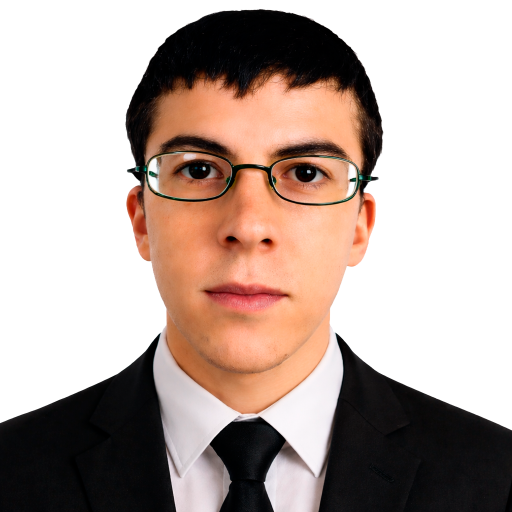
#> input picture 1.png, 1024 x 1024 px (shown at 1/2 size)
$ python web_mopsyan_sysan.py
#> lines starting #> are read from the running program, lines starting #| are printed output that depends on the picture
#> (the call stopped at in list_input_devices, `devices = sd.query_devices()`: sounddevice is not available in this run)
#> in load_rgba, image is the input picture: PIL image 1024x1024 RGBA; mean R, G, B, A 183, 165.9, 158.4, 137.9
### scene_renderer.py
from __future__ import annotations

import io
import math
import os
import time
from dataclasses import dataclass
from pathlib import Path

from PIL import Image, ImageColor, ImageDraw, ImageFilter, ImageFont, ImageOps

from constants import ANCHORS, CHROMA_DEFAULT


SCENE_STYLE_PALETTES: dict[str, dict[str, tuple[int, int, int]]] = {
    "Кибер-пульс": {
        "accent": (99, 231, 255),
        "accent2": (255, 102, 169),
        "accent3": (255, 210, 120),
        "line": (88, 156, 255),
        "shadow": (7, 10, 18),
        "top": (7, 15, 32),
        "bottom": (16, 28, 54),
    },
    "Аврора": {
        "accent": (125, 255, 230),
        "accent2": (127, 165, 255),
        "accent3": (219, 126, 255),
        "line": (127, 215, 255),
        "shadow": (5, 16, 20),
        "top": (6, 24, 28),
        "bottom": (17, 39, 50),
    },
    "Нуар": {
        "accent": (240, 203, 133),
        "accent2": (123, 176, 255),
        "accent3": (255, 120, 120),
        "line": (153, 170, 194),
        "shadow": (8, 10, 14),
        "top": (18, 20, 28),
        "bottom": (10, 12, 18),
    },
    "Сансет": {
        "accent": (255, 142, 107),
        "accent2": (255, 204, 110),
        "accent3": (255, 117, 171),
        "line": (255, 185, 110),
        "shadow": (22, 10, 14),
        "top": (54, 22, 34),
        "bottom": (20, 10, 18),
    },
    "Найт-грид": {
        "accent": (95, 241, 255),
        "accent2": (255, 92, 196),
        "accent3": (146, 116, 255),
        "line": (67, 196, 255),
        "shadow": (7, 10, 19),
        "top": (4, 10, 30),
        "bottom": (13, 20, 46),
    },
    "Арена-core": {
        "accent": (255, 92, 92),
        "accent2": (85, 220, 255),
        "accent3": (255, 211, 92),
        "line": (164, 196, 255),
        "shadow": (8, 10, 17),
        "top": (15, 18, 30),
        "bottom": (10, 12, 22),
    },
    "Лаунж": {
        "accent": (126, 239, 214),
        "accent2": (255, 197, 124),
        "accent3": (126, 179, 255),
        "line": (104, 230, 255),
        "shadow": (8, 15, 24),
        "top": (7, 28, 38),
        "bottom": (11, 21, 33),
    },
    "Пейпер": {
        "accent": (194, 111, 83),
        "accent2": (80, 133, 121),
        "accent3": (227, 173, 105),
        "line": (120, 98, 89),
        "shadow": (47, 35, 28),
        "top": (214, 198, 178),
        "bottom": (188, 170, 150),
    },
}


def mix_rgb(left: tuple[int, int, int], right: tuple[int, int, int], ratio: float) -> tuple[int, int, int]:
    ratio = max(0.0, min(1.0, ratio))
    return tuple(int(a + (b - a) * ratio) for a, b in zip(left, right))


@dataclass
class SceneRenderParams:
    bg_mode: str
    bg_color: str
    anchor_label: str
    scale_percent: float
    margin_x: float
    margin_y: float
    current_frame: str
    speaking_energy: float
    scene_style: str
    preset_label: str
    moment_label: str
    show_scene_frame: bool
    show_scene_label: bool
    show_scene_ribbon: bool


class SceneRenderer:
    def __init__(self) -> None:
        self.images: dict[str, Image.Image | None] = {
            "idle": None,
            "talk_a": None,
            "talk_b": None,
        }
        self.background: Image.Image | None = None
        self._font_cache: dict[tuple[int, bool], ImageFont.ImageFont] = {}

    # [22 lines left out: function ui_font, not called in this run]

    def defringe_alpha(self, image: Image.Image) -> Image.Image:
        rgba = image.convert("RGBA")
        pixels = rgba.load()
        width, height = rgba.size

        for y in range(height):
            for x in range(width):
                red, green, blue, alpha = pixels[x, y]
                if alpha <= 0 or alpha >= 255:
                    continue

                coverage = alpha / 255.0
                red = int(max(0, min(255, (red - 255 * (1.0 - coverage)) / coverage)))
                green = int(max(0, min(255, (green - 255 * (1.0 - coverage)) / coverage)))
                blue = int(max(0, min(255, (blue - 255 * (1.0 - coverage)) / coverage)))
                pixels[x, y] = (red, green, blue, alpha)

        alpha_channel = rgba.getchannel("A").filter(ImageFilter.MinFilter(5))
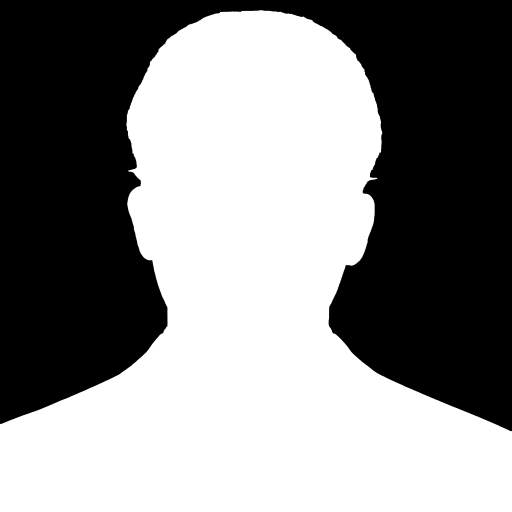
#> alpha_channel: PIL image 1024x1024 L (shown at 1/2 size); min 0, max 255, mean 136.3
        rgba.putalpha(alpha_channel)
        return rgba

    def load_rgba(self, path_text: str) -> Image.Image | None:
        text = path_text.strip()
        if not text:
            return None
        path = Path(text)
        if not path.exists():
            raise FileNotFoundError(f"Файл не найден: {path}")
        with Image.open(path) as image:
            rgba = image.convert("RGBA").copy()
            return self.defringe_alpha(rgba)

    def load_assets(self, image_paths: dict[str, str], background_path: str) -> list[str]:
        errors: list[str] = []

        for key in self.images:
            try:
                self.images[key] = self.load_rgba(image_paths[key])
            except Exception as error:
                self.images[key] = None
                errors.append(f"{key}: {error}")
#> pass 2 of the loop in load_assets, `for key in self.images:`:
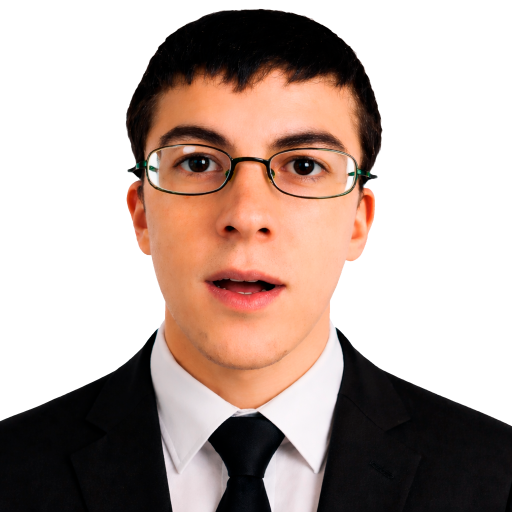
#> input picture 2.png, 1024 x 1024 px (shown at 1/2 size)
#> in load_rgba, image is the input picture: PIL image 1024x1024 RGBA; mean R, G, B, A 183.6, 165.8, 158.5, 138.9
#> in defringe_alpha (call 2), `alpha_channel = rgba.getchannel("A").filter(ImageFilter.MinFilter(5))`:
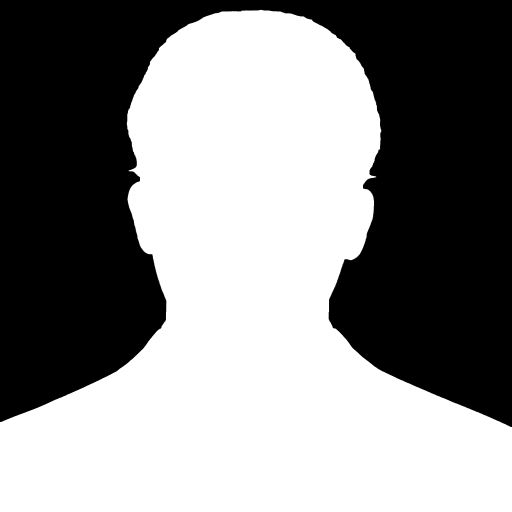
#> alpha_channel: PIL image 1024x1024 L (shown at 1/2 size); min 0, max 255, mean 137.3
#> pass 3 of the loop in load_assets, `for key in self.images:`:
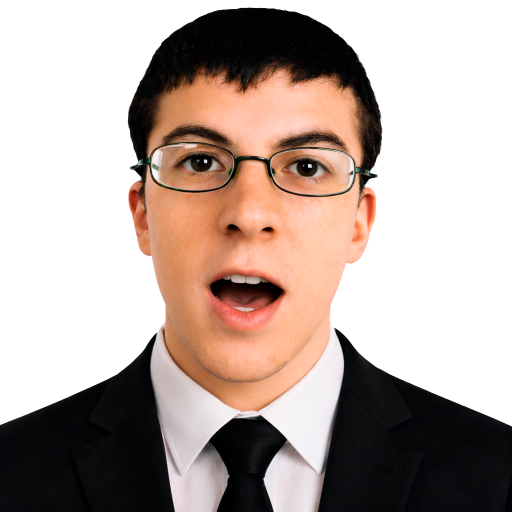
#> input picture 3.png, 1024 x 1024 px (shown at 1/2 size)
#> in load_rgba, image is the input picture: PIL image 1024x1024 RGBA; mean R, G, B, A 183, 167.4, 160.4, 138.3
#> in defringe_alpha (call 3), `alpha_channel = rgba.getchannel("A").filter(ImageFilter.MinFilter(5))`:
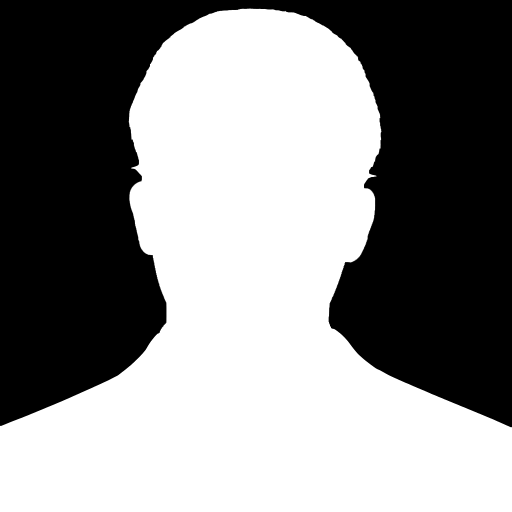
#> alpha_channel: PIL image 1024x1024 L (shown at 1/2 size); min 0, max 255, mean 136.7

        try:
            self.background = self.load_rgba(background_path)
        except Exception as error:
            self.background = None
            if background_path.strip():
                errors.append(f"background: {error}")

        return errors

    # [5 lines left out: function safe_rgb, not called in this run]

    def style_palette(self, style_name: str) -> dict[str, tuple[int, int, int]]:
        return dict(SCENE_STYLE_PALETTES.get(style_name, SCENE_STYLE_PALETTES["Кибер-пульс"]))

    def avatar_pos(
        self,
        scene_size: tuple[int, int],
        avatar_size: tuple[int, int],
        anchor_label: str,
        margin_x: float,
        margin_y: float,
    ) -> tuple[int, int]:
        width, height = scene_size
        avatar_w, avatar_h = avatar_size
        mx = int(margin_x)
        my = int(margin_y)
        anchor = ANCHORS.get(anchor_label, "right")

        if anchor == "left":
            x, y = mx, height - avatar_h - my
        elif anchor == "center":
            x, y = (width - avatar_w) // 2, (height - avatar_h) // 2
        else:
            x, y = width - avatar_w - mx, height - avatar_h - my

        return max(0, x), max(0, y)

    # [298 lines left out: functions vertical_gradient, blurred_blob, atmospheric_overlay, avatar_halo, signal_ribbon, scene_chrome, not called in this run]

    def build_scene(self, size: tuple[int, int], params: SceneRenderParams) -> Image.Image:
#> called with size = (1280, 720)
        width, height = max(320, size[0]), max(240, size[1])
        speaking = params.current_frame != "idle"
        energy = max(0.0, min(1.0, params.speaking_energy))
        palette = self.style_palette(params.scene_style)

        if params.bg_mode == "transparent":
            scene = Image.new("RGBA", (width, height), (0, 0, 0, 0))
#> scene: PIL image 1280x720 RGBA; every value is 0
        elif params.bg_mode == "image" and self.background is not None:
            scene = ImageOps.fit(self.background, (width, height), method=Image.LANCZOS)
            tint = self.vertical_gradient(
                (width, height),
                mix_rgb(palette["top"], palette["accent"], 0.16),
                mix_rgb(palette["bottom"], palette["accent2"], 0.18),
            )
            tint.putalpha(96)
            scene.alpha_composite(tint)
            scene.alpha_composite(self.atmospheric_overlay((width, height), palette, speaking, energy))
        else:
            bg_rgb = self.safe_rgb(params.bg_color)
            scene = self.vertical_gradient(
                (width, height),
                mix_rgb(bg_rgb, palette["top"], 0.14),
                mix_rgb(bg_rgb, palette["bottom"], 0.22),
            )
            scene.alpha_composite(self.atmospheric_overlay((width, height), palette, speaking, energy))

        avatar = self.images.get(params.current_frame)
        if avatar is None:
            return scene

        phase = time.monotonic()
        idle_breath = math.sin(phase * 1.65) * 0.018
        talk_bounce = math.sin(phase * 9.4) * (0.026 + energy * 0.05) if speaking else 0.0
        scale_mul = 1.0 + idle_breath + talk_bounce

        avatar = ImageOps.contain(
            avatar,
            (
                max(100, int(width * 0.62 * scale_mul)),
                max(100, int(height * (params.scale_percent / 100.0) * scale_mul)),
            ),
            Image.LANCZOS,
        )
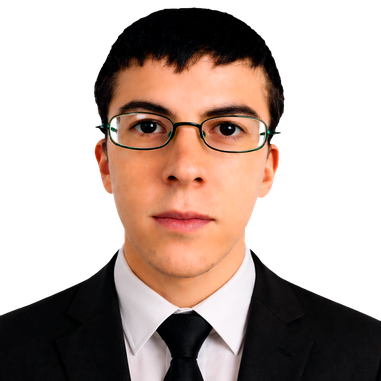
#> avatar: PIL image 381x381 RGBA; mean R, G, B, A 66, 48.8, 41.2, 136.3; transparent parts drawn white

        tilt = math.sin(phase * 4.2) * (2.6 + energy * 4.6) if speaking else math.sin(phase * 1.15) * 0.9
        avatar = avatar.rotate(tilt, resample=Image.BICUBIC, expand=True)
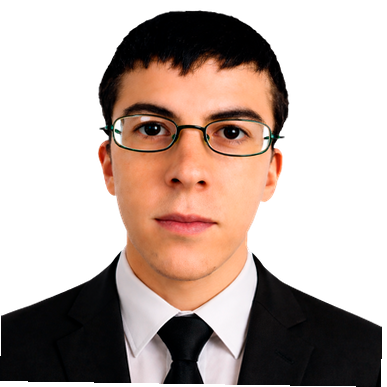
#> avatar: PIL image 387x387 RGBA; mean R, G, B, A 63.7, 46.9, 39.6, 132.1; transparent parts drawn white

        x, y = self.avatar_pos((width, height), avatar.size, params.anchor_label, params.margin_x, params.margin_y)
        y = max(0, y - int((4 + energy * 18) * abs(math.sin(phase * 3.15))))
        center = (x + avatar.size[0] // 2, y + avatar.size[1] // 2)

        floor = Image.new("RGBA", (width, height), (0, 0, 0, 0))
        floor_draw = ImageDraw.Draw(floor)
        floor_w = int(avatar.size[0] * 0.88)
        floor_h = max(32, int(avatar.size[1] * 0.12))
        floor_box = (
            center[0] - floor_w // 2,
            y + avatar.size[1] - floor_h // 2,
            center[0] + floor_w // 2,
            y + avatar.size[1] + floor_h // 2,
        )
        floor_draw.ellipse(floor_box, fill=palette["shadow"] + (110 if params.bg_mode == "transparent" else 146,))
        floor_draw.ellipse(
            (
                floor_box[0] + 22,
                floor_box[1] + 8,
                floor_box[2] - 22,
                floor_box[3] - 4,
            ),
            fill=palette["accent"] + (28,),
        )
        scene.alpha_composite(floor.filter(ImageFilter.GaussianBlur(22)))

        alpha = avatar.getchannel("A").filter(ImageFilter.GaussianBlur(18))
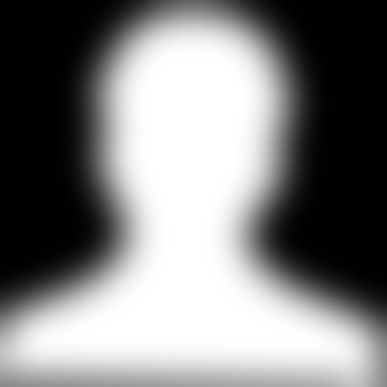
#> alpha: PIL image 387x387 L; min 0, max 255, mean 128.6
        shadow = Image.new("RGBA", avatar.size, (0, 0, 0, 0))
#> shadow: PIL image 387x387 RGBA; every value is 0
        shadow.putalpha(alpha.point(lambda value: int(value * (0.18 if params.bg_mode == "transparent" else 0.34))))
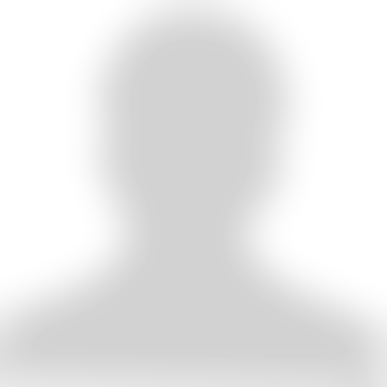
#> shadow: PIL image 387x387 RGBA; mean R, G, B, A 0, 0, 0, 22.7; transparent parts drawn white
        scene.alpha_composite(shadow, (x + 16, y + 18))
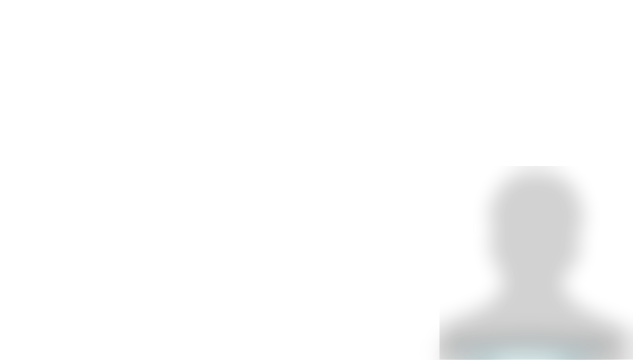
#> scene: PIL image 1280x720 RGBA (shown at 1/2 size); mean R, G, B, A 0.3, 0.9, 0.9, 4.3; transparent parts drawn white

        if params.show_scene_ribbon and params.bg_mode != "color":
            scene.alpha_composite(
                self.signal_ribbon((width, height), params.anchor_label, palette, energy, params.moment_label)
            )

        scene.alpha_composite(avatar, (x, y))
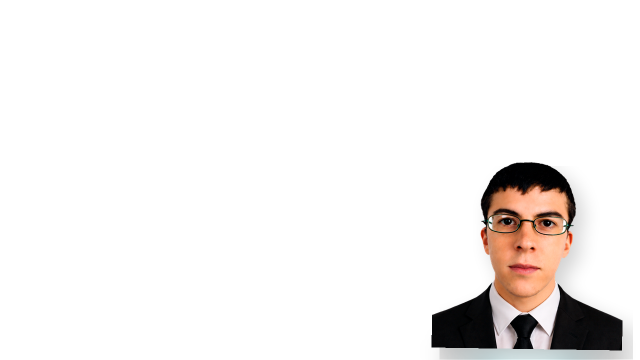
#> scene: PIL image 1280x720 RGBA (shown at 1/2 size); mean R, G, B, A 10.5, 8.1, 7, 22.3; transparent parts drawn white

        if params.bg_mode == "image":
            flare = self.blurred_blob(
                (width, height),
                (
                    int(width * 0.72),
                    int(height * -0.12),
                    int(width * 1.08),
                    int(height * 0.32),
                ),
                palette["accent3"],
                18,
                52,
            )
            scene.alpha_composite(flare)

        if params.show_scene_frame or params.show_scene_label:
            scene.alpha_composite(
                self.scene_chrome(
                    (width, height),
                    palette,
                    params.preset_label,
                    params.moment_label,
                    params.bg_mode,
                    show_frame=params.show_scene_frame,
                    show_label=params.show_scene_label,
                )
            )

        return scene

    # [12 lines left out: function preview_checker, not called in this run]

    def image_to_png_bytes(self, image: Image.Image) -> bytes:
        buffer = io.BytesIO()
        image.save(buffer, format="PNG")
        return buffer.getvalue()

### web_runtime.py
from __future__ import annotations

from html import escape
import json
import mimetypes
import threading
import time
import webbrowser
from dataclasses import dataclass, replace
from http.server import BaseHTTPRequestHandler, ThreadingHTTPServer
from pathlib import Path
from urllib.parse import urlparse

from audio_monitor import AudioMonitor, InputDevice, list_input_devices
from chat_overlay import build_chat_config, build_chat_overlay_html, build_overlay_html
from constants import (
    APP_TITLE,
    CHAT_SIDE_OPTIONS,
    HANG_SECONDS,
    INTERNET_PRESET_OPTIONS,
    INTERNET_PRESET_PACKS,
    OVERLAY_PORT_START,
    POLL_MS,
    SCENE_PRESETS,
    SCENE_STYLE_OPTIONS,
    STREAM_MOMENT_OPTIONS,
)
from overlay_server import OverlayState
from scene_renderer import SceneRenderParams, SceneRenderer
from utils import (
    clamp,
    default_image_path,
    extract_twitch_channel,
    normalize_tune2live_url,
    parse_int,
    portable_media_path,
    resolve_media_path,
    user_data_dir,
)


# [8 lines left out: function coerce_bool, not called in this run]


@dataclass(slots=True)
class StaticResponse:
    content: bytes
    content_type: str


# [229 lines left out: function build_tune2live_embed_html, not called in this run]


class WebRuntime:
    def __init__(self, host: str = "127.0.0.1") -> None:
        self.host = host
        self.base_dir = Path(__file__).resolve().parent
        self.web_dir = self.base_dir / "web"
        self.assets_dir = self.base_dir / "assets"
        self.settings_path = user_data_dir(APP_TITLE) / "settings.json"

        self.lock = threading.RLock()
        self.stop_event = threading.Event()
        self.session_id = str(int(time.time() * 1000))

        self.monitor = AudioMonitor()
        self.renderer = SceneRenderer()
        self.overlay_state = OverlayState()

        self.server: WebHTTPServer | None = None
        self.server_thread: threading.Thread | None = None
        self.loop_thread: threading.Thread | None = None
        self.overlay_port = 0

        self.device_map: dict[str, InputDevice] = {}
        self.device_labels: list[str] = []
        self.device_label = ""

        self.image_paths = {
            "idle": portable_media_path(self.base_dir, default_image_path(self.base_dir, "1.png")),
            "talk_a": portable_media_path(self.base_dir, default_image_path(self.base_dir, "2.png")),
            "talk_b": portable_media_path(self.base_dir, default_image_path(self.base_dir, "3.png")),
        }
        self.bg_path = ""
        self.threshold = 12.0

        self.bg_mode = "transparent"
        self.bg_color = "#00FF66"
        self.preset_label = "1280 x 720 (HD)"
        self.scene_style = "Кибер-пульс"
        self.width_text = "1280"
        self.height_text = "720"
        self.anchor_label = "Справа снизу"
        self.scale_percent = 58.0
        self.margin_x = 26.0
        self.margin_y = 18.0
        self.show_scene_frame = False
        self.show_scene_label = False
        self.show_scene_ribbon = False

        self.chat_style = "Ручной"
        self.chat_side = "Справа"
        self.chat_width_percent = 31.0
        self.chat_url = ""
        self.chat_auth_user = ""
        self.chat_auth_token = ""
        self.chat_compact_mode = True
        self.chat_reveal_only = True
        self.chat_font_family = 'Manrope, "Segoe UI", sans-serif'
        self.chat_title_font_family = 'Unbounded, Manrope, sans-serif'
        self.chat_accent = "#74E7FF"
        self.chat_accent2 = "#FF66C7"
        self.chat_accent3 = "#FFC970"
        self.chat_text_color = "#F5FBFF"
        self.chat_muted_color = "#B4C7DD"
        self.chat_panel_color = "#132033"
        self.chat_panel_opacity = 62.0
        self.chat_panel_color_secondary = "#1C2A42"
        self.chat_panel_secondary_opacity = 92.0
        self.chat_message_color = "#18263A"
        self.chat_message_opacity = 88.0
        self.chat_message_size = 20.0
        self.chat_shell_radius = 34.0
        self.chat_bubble_radius = 24.0
        self.tune_player_url = ""
        self.tune_queue_url = ""
        self.tune_dock_url = ""
        self.tune_auto_mode = "off"
        self.tune_auto_threshold = 18.0
        self.tune_auto_floor = 35.0
        self.tune_auto_release_ms = 900
        self.tune_auto_player = True
        self.tune_auto_queue = True
        self.tune_auto_dock = False
        self.internet_pack = "Ночной грид"
        self.stream_moment = "Геймплей"
        self.preset_note = ""

        self.scene_size_cache = SCENE_PRESETS[self.preset_label]
        self.current_frame = "idle"
        self.talk_frame = "talk_a"
        self.last_voice = 0.0
        self.last_anim = 0.0
        self.last_level_value = 0.0
        self.last_render_level = 0.0
        self.last_visual_refresh = 0.0
        self.frame_version = 0
        self.chat_twitch_channel = ""
        self.chat_overlay_config_cache: dict[str, object] = {}
        self._overlay_png = b""
        self._clean_overlay_png = b""
        self.scene_dirty = True

        self.status_text = "Микрофон пока остановлен."
        self.chat_text = "Вставь канал Twitch, ссылку на канал или чат Twitch."
        self.capture_hint = "Локальная web-панель готовится."
        self.scene_meta = "Сцена готовится."
        self.hero_scene = self.scene_style
        self.hero_chat = "Чат не подключен"
        self.hero_signal = "МИК ВЫКЛ"
        self.deck_overlay = "сцена недоступна"
        self.deck_chat = "чат недоступен"
        self.overlay_url = ""
        self.chat_browser_url = ""
        self.music_player_url = ""
        self.music_queue_url = ""
        self.music_dock_url = ""
        self.obs_help = ""
        self.media_errors: list[str] = []
        self.tune_status = "Tune2Live пока не подключен."

        self.refresh_devices()
        self.apply_stream_preset()
        self.load_settings()
        self.refresh_chat_overlay_cache()
        self.refresh_tune2live_cache()
        self.update_guidance()
        self.reload_media(show_errors=False)
        self.render()

    @property
    def dashboard_url(self) -> str:
        return f"http://{self.host}:{self.overlay_port}/"

    def start(self, *, open_browser_on_start: bool = False) -> None:
#> called with open_browser_on_start = True
        port = OVERLAY_PORT_START
        while port < OVERLAY_PORT_START + 25:
            try:
                self.server = WebHTTPServer((self.host, port), self)
                self.overlay_port = port
                break
            except OSError:
                port += 1

        if self.server is None:
#> (the run stopped early here; a loop or call above may not have finished)
